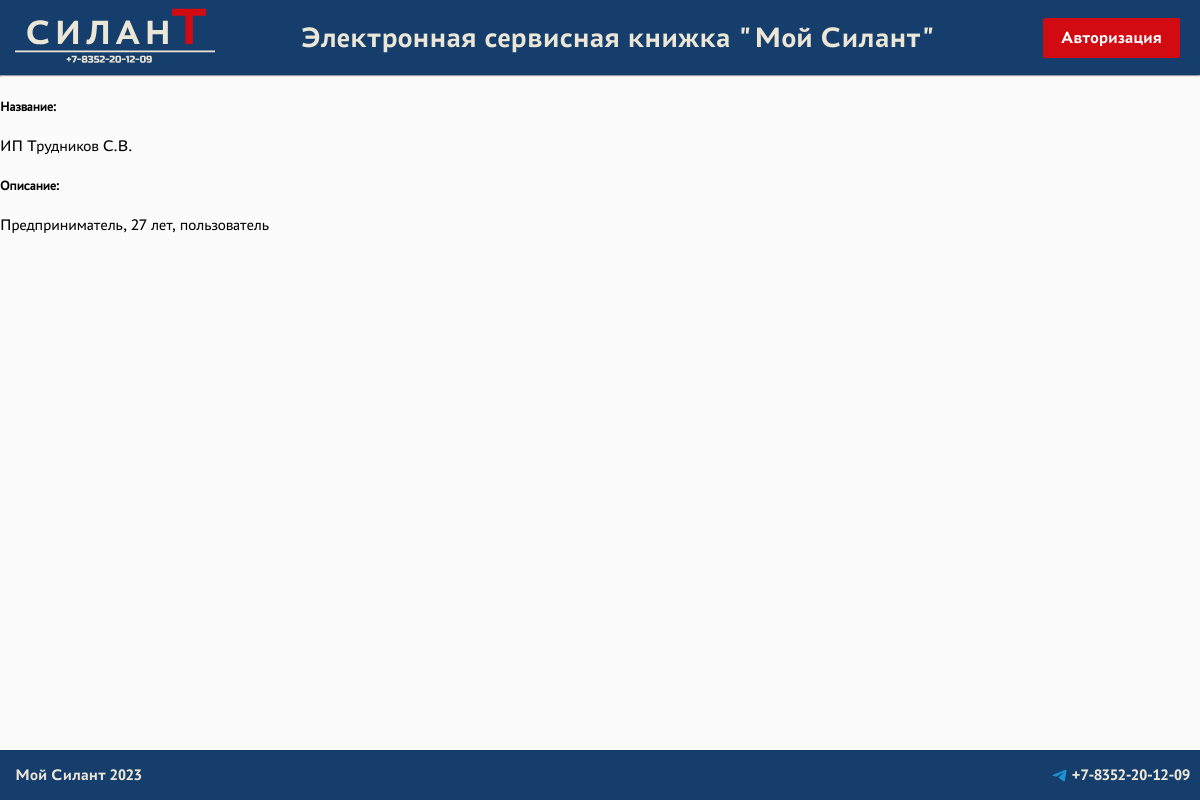
Page /cars/client_detail/1/ (signed in) on the committed database.
### info/models.py (models this page shows)
class Client(models.Model):                                                                     #отдельный справочник для пользователей с соответствующими правами
    user = models.OneToOneField(User, on_delete = models.CASCADE, related_name = 'user_cl')     #связь один к одному с User
    title = models.CharField(max_length = 64)                                                   #название
    description = models.TextField()                                                            #описание

### info/views.py (the view)
# urls.py: path('cars/client_detail/<int:pk>/', ClientDetail.as_view(), name = 'client_detail'),
class ClientDetail(LoginRequiredMixin, UserPassesTestMixin, DetailView):
   model = Client
   template_name = 'info/client.html'
   context_object_name = 'client'
   def test_func(self):
      ruser = self.request.user
      if(ruser.is_superuser or ruser.groups.filter(name='manager').exists()):
         return True
      else:
         cars = Car.objects.all()
         for car in cars:
            client = car.client
            if(self.get_object() == client and (car.client.user == ruser or car.service_company.user == ruser)):
               return True
         return False

### templates/info/client.html (shortened to what this page needs)
{% extends 'flatpages/default.html' %}
{% block content %}
<hr>
{% if client %}
<div>
    <h5>Название:</h5>
    <p>{{client.title }}</p>
</div>
<div>
    <h5>Описание:</h5>
    <p>{{client.description }}</p>
</div>
{% else %}
<h2>Клиент отсутсвует!</h2>
{% endif %}
{% endblock content %}

### static/css/default.css (style rules this page uses)
body { font-family: 'Astra Sans Regular', Arial, Helvetica, sans-serif; margin: 0; margin-top: 75px; margin-bottom: 50px; background-color: rgb(251, 251, 251); }

### rows in the picture
Client: title "ИП Трудников С.В.", description "Предприниматель, 27 лет, пользователь"
